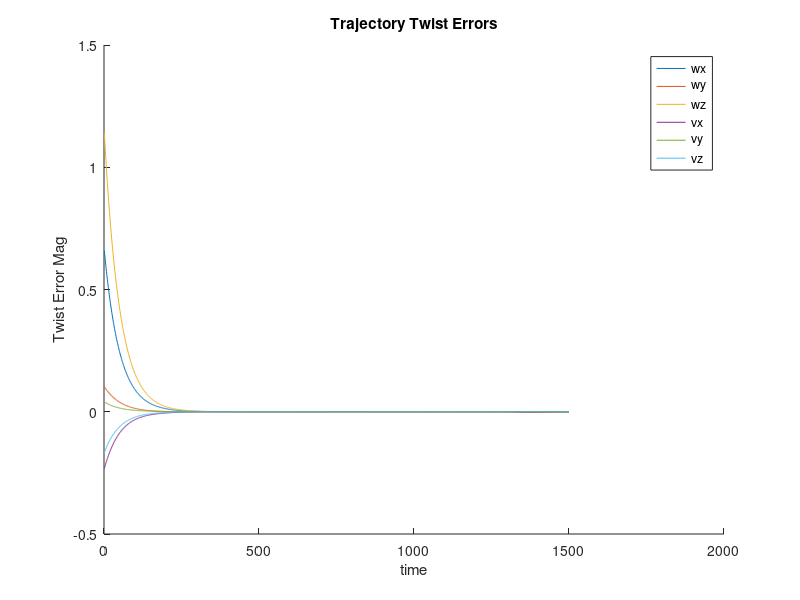

Recreate this plot in MATLAB.
function plotError(varargin)
% Function: Plots all Errors for given data
%
% Inputs:
% - varargin: (list[list[float]]) Data given in state protocal
%
% Outputs:
% - Figure: (Plot)

    if nargin == 1
        data = varargin{1};
    elseif nargin == 0
        data = csvread('finalProjectErrors.csv');
    else
        return
    end

    figure(1)
    hold on
    plot(data(:,1))
    plot(data(:,2))
    plot(data(:,3))
    plot(data(:,4))
    plot(data(:,5))
    plot(data(:,6))
    legend('wx' , 'wy', 'wz', 'vx', 'vy', 'vz')
    title("Trajectory Twist Errors")
    xlabel("time")
    ylabel("Twist Error Mag")

    saveas(gcf, "Error.png");
end